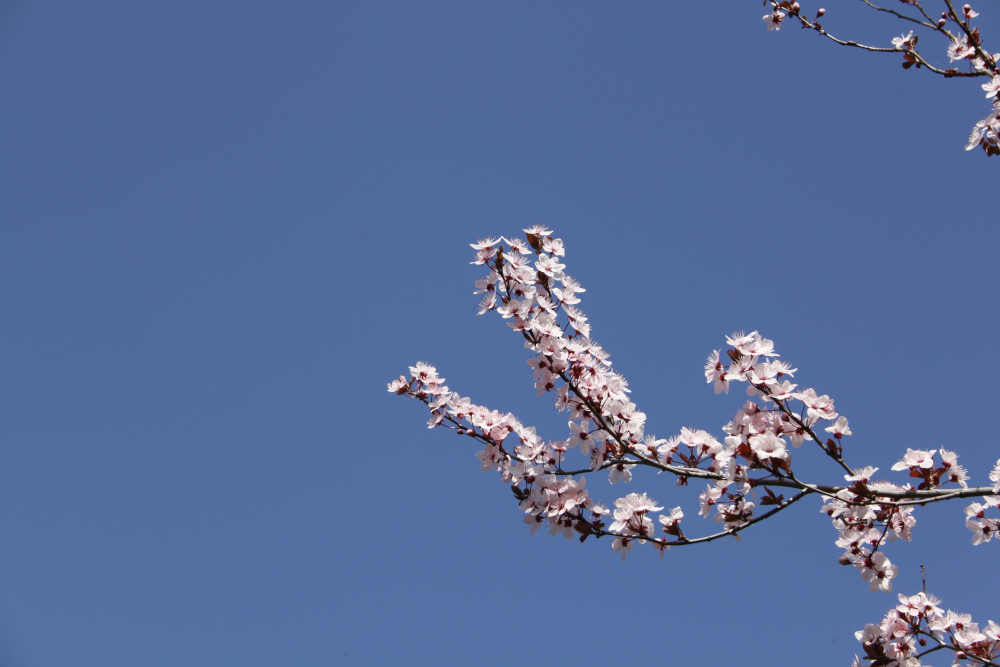
#> input picture TP/imagesTP/CerisierP.jpg, 1000 x 667 px
$ jupyter execute tpimage.ipynb   (older library calls are emulated)
#> lines starting #> are read from the running program, lines starting #| are printed output that depends on the picture; after the words box and inside, x2 and y2 are one past the last pixel; in counts of white or black regions, pixels touching at a corner belong together; long printed decimals are rounded
# 1/ Prise en main rapide (non évaluée)

# Introduction

[cell 1]
import numpy as np
from matplotlib import pyplot as plt
import cv2 as cv

[cell 2]
#Ouvrir une image
img = cv.imread("imagesTP/CerisierP.jpg")
#> img is the input picture: shape (667, 1000, 3); mean B, G, R 154.2, 109.1, 87.7
img = cv.cvtColor(img,cv.COLOR_BGR2RGB)

#Afficher une image
plt.figure()
plt.imshow(img)

[cell 3]
#Afficher les canaux
rouge = img[:,:, 0]
vert = img[:,:, 1]
bleu = img[:,:, 2]
plt.figure()
plt.subplot(2, 2, 1)
plt.imshow(img)
plt.subplot(2, 2, 2)
plt.imshow(rouge, cmap="Reds")
plt.subplot(2, 2, 3)
plt.imshow(vert, cmap="Greens")
plt.subplot(2, 2, 4)
plt.imshow(bleu, cmap="Blues")

[cell 4]
# Transformation en niveau de gris
imgG = cv.cvtColor(img,cv.COLOR_RGB2GRAY)
plt.figure()
plt.imshow(imgG, cmap="gray")

plt.show()

[cell 5]
def histogramme(img):
    # Initialiser un tableau pour stocker les comptes des intensités de pixels
    histogramme = np.zeros(256, dtype=int)

    # Obtenir les dimensions de l'image
    height, width = img.shape
#> height = 667; width = 1000

    # Parcourir chaque pixel de l'image
    for y in range(height):
        for x in range(width):
            # Obtenir la valeur de l'intensité du pixel
            pixel_value = img[y, x]
            # Incrémenter le compteur correspondant dans l'histogramme
            histogramme[pixel_value] += 1
#> after the loop, histogramme = 256 values, max 75973 at index 102, min 0 at index 0, mean 2605.5


    return histogramme

[cell 6]
hist=histogramme(imgG)
#> hist has the same summary as histogramme in histogramme
plt.bar(range(256), hist)
plt.show()
#> figure, not shown here; tallest bar 75973 high, from x = 101.6 to 102.4

[cell 7]
def binarisation(img, seuil):
    # Initialiser une image binaire de la même taille que l'image en niveaux de gris
#> called with seuil = 137
    image_binaire = np.zeros_like(img)

    # Appliquer le seuil pour chaque pixel
    height, width = img.shape
#> height = 667; width = 1000
    for y in range(height):
        for x in range(width):
            if img[y, x] > seuil:
                image_binaire[y, x] = 255  # Pixel blanc
            else:
                image_binaire[y, x] = 0  # Pixel noir
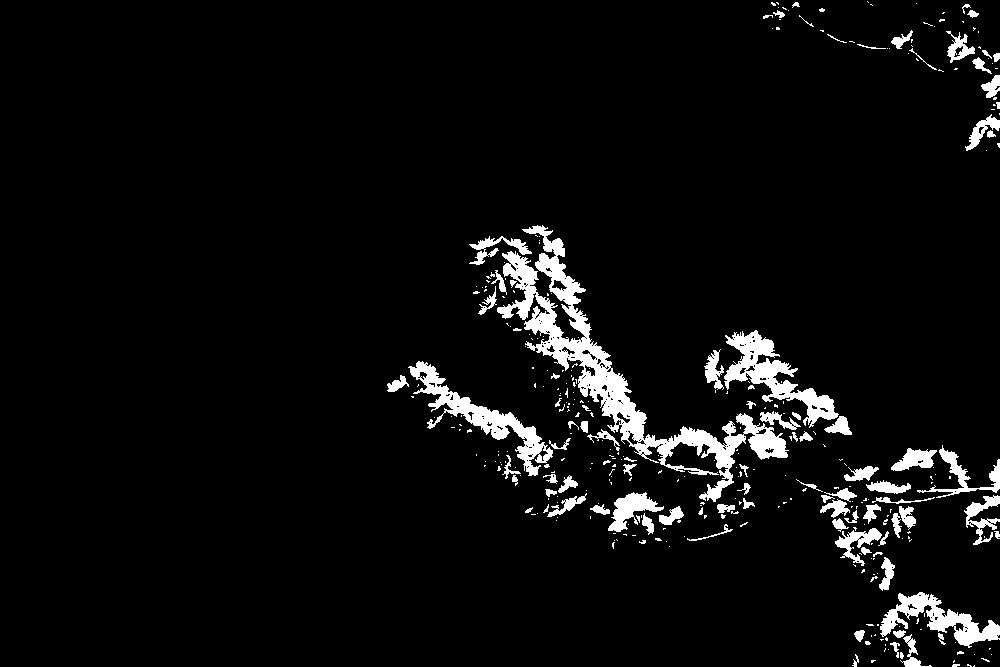
#> image_binaire: shape (667, 1000); 5.2% white; 348 white regions (255 under 20 px), largest, box (x1, y1, x2, y2) and area: (497, 225, 789, 502) 11523, (408, 361, 553, 476) 3286, (724, 330, 839, 428) 3273

    return image_binaire

[cell 8]
image_binarisée=binarisation(imgG, 137)
plt.figure()
plt.imshow(image_binarisée, cmap="gray")
plt.title('Image binarisée avec un seuil de 137')
plt.show()

[cell 9]
def binarisation_automatique(img):
    # Calculer l'histogramme de l'image
    hist = histogramme(img)
#> hist has the same summary as histogramme in histogramme

    total_pixels = np.sum(hist)  # Nombre total de pixels dans l'image
#> total_pixels = 667000

    # Calcul des moments statistiques
    def calculer_moment(hist, n):
#> called with hist = array of shape (256,), n = 0
        total_pixels = np.sum(hist)
#> total_pixels = 667000
        somme_poids = 0
        for i in range(256):
            poids = i**n * np.int64(hist[i]) / total_pixels
            somme_poids += poids
#> this loop made 256 passes
#> (poids, somme_poids) on passes 1 to 3: (0, 0), (0, 0), (0, 0)
#> after the loop, somme_poids = 1
        return somme_poids

    m0 = calculer_moment(hist, 0)
#> m0 = 1
    print("m0",m0)
#| m0 1.000


    m1 = calculer_moment(hist, 1)
#> the loop in calculer_moment (call 2), `for i in range(256):` made 256 passes
#> m1 = 107.8
    print("m1",m1)
#| m1 107.829

    m2 = calculer_moment(hist, 2)
#> m2 = 12188.1
    print("m2",m2)
#| m2 12188.107


    m3 = calculer_moment(hist, 3)
#> m3 = 1468748.7
    print("m3",m3)
#| m3 1468748.742

    # Formulation du système d'équations
    A = np.array([
        [m0, m1],
        [m1, m2]
    ])
#> A = [[1, 107.8], [107.8, 12188.1]]
    B = np.array([-m2, -m3])
#> B = [-12188.1, -1468748.7]

    # Résoudre le système d'équations
    c0, c1 = np.linalg.solve(A, B)
#> c0 = 17508.3; c1 = -275.4
    print("c0",c0)
#| c0 17508.318
    print("c1",c1)
#| c1 -275.404

    # Résolution de l'équation quadratique
    a = 1
    b = c1
#> b = -275.4
    c = c0
#> c = 17508.3
    delta = b**2 - 4*a*c
#> delta = 5813.9
    seuil1 = (-b + np.sqrt(delta)) / (2*a)
#> seuil1 = 175.8
    seuil2 = (-b - np.sqrt(delta)) / (2*a)
#> seuil2 = 99.58
    seuil = (seuil1 + seuil2) / 2
#> seuil = 137.7
    print("seuil",seuil)
#| seuil 137.702


    # Binarisation de l'image
    image_binaire = binarisation(img, seuil)

    return image_binaire

[cell 10]
image_binarisée=binarisation_automatique(imgG)
plt.figure()
plt.imshow(image_binarisée, cmap="gray")
plt.title("Binarisation automatique")
plt.show()

[cell 11]
def histogrammeCumule(hist):
        histCum = np.zeros(256)
        histCum[0] = hist[0]
        for i in range(1, 256):
            histCum[i] = histCum[i-1] + hist[i]
#> after the loop, histCum = 256 values from 0 to 667000
        return histCum

[cell 12]
histCum = histogrammeCumule(hist)
#> histCum = 256 values from 0 to 667000

[cell 13]
plt.figure()
plt.bar(range(256), histCum)
plt.title('Histogramme cumulé de l\'image en niveaux de gris')
plt.show()
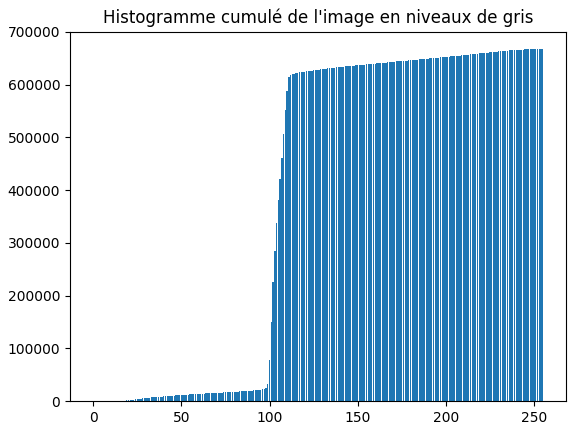
#> figure drawn by matplotlib, 1 panel

[cell 14]
def egalisationHistogramme(img):
        hist = histogramme(img)
#> hist has the same summary as histogramme in histogramme
        histCum = histogrammeCumule(hist)
#> histCum = 256 values from 0 to 667000
        histCum = (histCum - histCum.min()) * 255 / (histCum.max() - histCum.min())
#> histCum = 256 values from 0 to 255
        imgE = histCum[img]
        return imgE

[cell 15]
egalisee = egalisationHistogramme(imgG)

[cell 16]
plt.figure()
plt.imshow(egalisee, cmap="gray")
plt.show()

[cell 17]
def affichage_fonction_repartition(histCum):
    plt.figure()
    plt.plot(range(256), histCum)
    plt.title('Fonction de répartition')
    plt.show()

[cell 18]
def affichage_histogramme_egalise(img):
    hist = histogramme(img)
    histCum = histogrammeCumule(hist)
    histCum = (histCum - histCum.min()) * 255 / (histCum.max() - histCum.min())
    affichage_fonction_repartition(histCum)
    plt.figure()

# Manipulation de l'image de la rue

[cell 19]
#Ouvrir une image
img2 = cv.imread("imagesTP/rue.jpg")
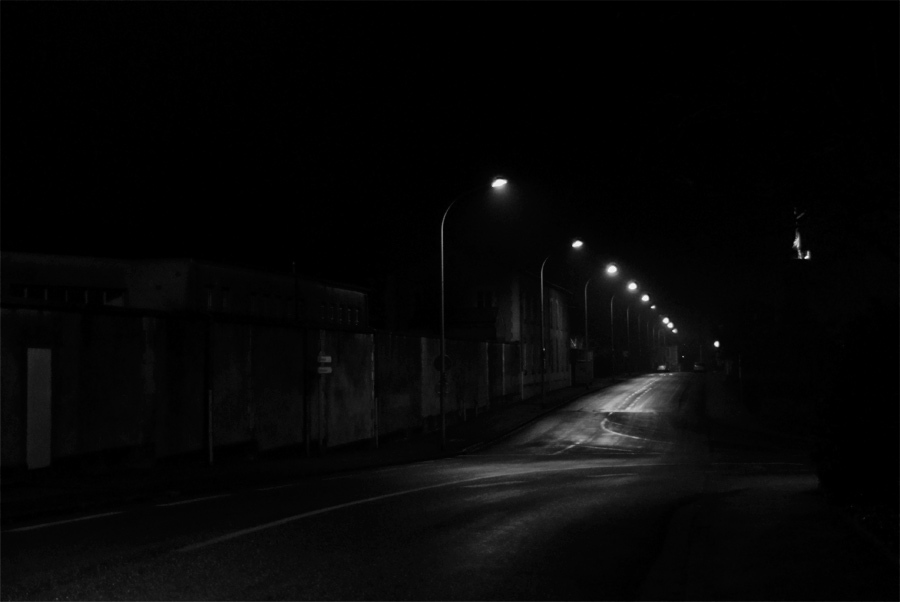
#> input picture TP/imagesTP/rue.jpg, 900 x 602 px
#> img2 is the input picture: shape (602, 900, 3); min 0, max 246, mean 6.9
img2 = cv.cvtColor(img,cv.COLOR_BGR2RGB)

#Afficher une image
plt.figure()
plt.imshow(img)

[cell 20]
# Transformation en niveau de gris
imgG2 = cv.cvtColor(img2,cv.COLOR_RGB2GRAY)
plt.figure()
plt.imshow(imgG, cmap="gray")

plt.show()

[cell 21]
hist2=histogramme(imgG2)
#> hist2 = 256 values, max 58237 at index 116, min 0 at index 0, mean 2605.5
image_binarisée2=binarisation_automatique(imgG2)
#| m0 1.000
#| m1 120.167
#| m2 14949.942
#| m3 1929938.520
#| c0 16505.341
#| c1 -261.763
#| seuil 130.881
#> after the loop in binarisation (call 3), `for y in range(height):`: image_binaire: shape (667, 1000); 5.7% white; 313 white regions (234 under 20 px), largest, box (x1, y1, x2, y2) and area: (469, 224, 801, 515) 13180, (704, 330, 852, 436) 4324, (408, 361, 574, 476) 3578

[cell 22]
plt.figure()
plt.imshow(image_binarisée2, cmap="gray")
plt.title("Binarisation automatique")
plt.show()

[cell 23]
histCum2 = histogrammeCumule(hist2)

[cell 24]
plt.figure()
plt.bar(range(256), histCum2)
plt.title('Histogramme cumulé de l\'image en niveaux de gris')
plt.show()

[cell 25]
egalisee2 = egalisationHistogramme(imgG2)

[cell 26]
plt.figure()
plt.imshow(egalisee2, cmap="gray")
plt.title("Image égalisée")
plt.show()

[cell 27]
affichage_repartion_rue=affichage_fonction_repartition(histCum2)

[cell 28]
affichage_histogramme_egalise_rue=affichage_histogramme_egalise(imgG2)

[cell 29]
import cv2
import numpy as np
from matplotlib import pyplot as plt

[cell 30]
def detect_contours(image):
        # Convertir l'image en niveaux de gris
        gray = cv2.cvtColor(image, cv2.COLOR_BGR2GRAY)

        # Appliquer les filtres de Roberts
        roberts_x = np.array([[1, 0], [0, -1]])
        roberts_y = np.array([[0, 1], [-1, 0]])
        roberts_x_edges = cv2.filter2D(gray, -1, roberts_x)
        roberts_y_edges = cv2.filter2D(gray, -1, roberts_y)
        roberts_edges = np.sqrt(np.square(roberts_x_edges) + np.square(roberts_y_edges))

        # Appliquer les filtres de Prewitt
        prewitt_x = np.array([[-1, 0, 1], [-1, 0, 1], [-1, 0, 1]])
        prewitt_y = np.array([[-1, -1, -1], [0, 0, 0], [1, 1, 1]])
        prewitt_x_edges = cv2.filter2D(gray, -1, prewitt_x)
        prewitt_y_edges = cv2.filter2D(gray, -1, prewitt_y)
        prewitt_edges = np.sqrt(np.square(prewitt_x_edges) + np.square(prewitt_y_edges))

        # Appliquer les filtres de Sobel
        sobel_x = cv2.Sobel(gray, cv2.CV_64F, 1, 0, ksize=3)
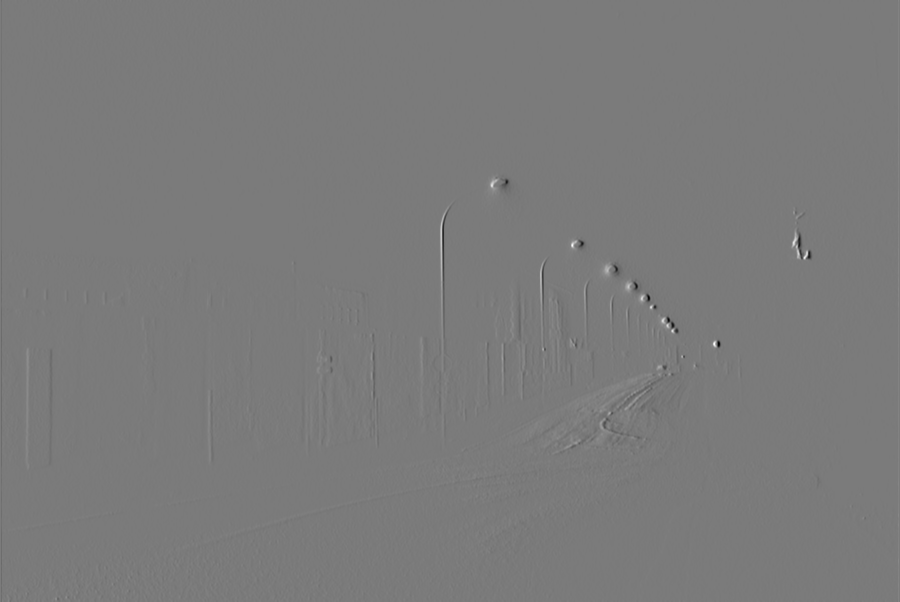
#> sobel_x: shape (602, 900) float64; min -714, max 765, mean 0; drawn with min black and max white
        sobel_y = cv2.Sobel(gray, cv2.CV_64F, 0, 1, ksize=3)
        sobel_edges = np.sqrt(np.square(sobel_x) + np.square(sobel_y))

        # Afficher les résultats
        plt.figure(figsize=(12, 6))
        plt.subplot(2, 2, 1), plt.imshow(roberts_edges, cmap='gray'), plt.title('Roberts Edges')
        plt.subplot(2, 2, 2), plt.imshow(prewitt_edges, cmap='gray'), plt.title('Prewitt Edges')
        plt.subplot(2, 2, 3), plt.imshow(sobel_edges, cmap='gray'), plt.title('Sobel Edges')
        plt.show()

# Charger l'image
image = cv2.imread('imagesTP/rue.jpg')

# Détecter les contours
detect_contours(image)

# 2/ Transformée de Fourier

 - A partir de sa définition proposer une méthodologie réalisant le calcul de la
transformée de Fourier 2D sachant que l’on possède la fonction fft permettant
de calculer une TFD 1D.

Sans vraiment tourner autour du pot, afin de réaliser une transformée de Fourier en 2D à partir de transfromée de Fourier 1D, il nous suffit de la faire sur les deux dimensions que nous avons aà notre disposition.

## a. Harmoniques pures

[cell 31]
import numpy as np
from matplotlib import pyplot as plt
import cv2 as cv
from mpl_toolkits import mplot3d

[cell 32]
def affiche_image(img):
    plt.figure()
    plt.imshow(img,cmap="gray")
    plt.colorbar()

[cell 33]
def  atom(n,m,fx,fy):
#> called with n = 128, m = 128, fx = 0.1, fy = 0
    img=np.zeros((n, m))
    x = np.array(np.arange(0,m))
    y = np.arange(0,n)
    e1 = np.exp(1j*2*np.pi*fx*x)
    e2 = np.exp(1j*2*np.pi*fy*y)
    for i in range(n):
        for j in range(m):
            img[i,j] = np.real(e2[i]*np.conjugate(e1[j]))
    return img

- f1 = 0,1  f2 = 0

[cell 34]
img = atom(128,128,0.1,0)

[cell 35]
affiche_image(img)

Sur l'image ci-dessus, on observe une image avec des rayures noirs.Certes j'ia rentré les informatons afin d'obtenir ce résultat,mais il est impossible dans l'état actuel des choses d'en retirer quoique que ce soit.

[cell 36]
def fourier2d(img,fe):
    [height, width] =img.shape #taille de l'image

    f = np.abs(np.fft.fftshift(np.fft.fft2(img))) #calcul de la transformée de fourier
    n = width/2
    m = height/2

    plt.figure()
    ax = plt.axes(projection='3d') #affichage en 3D
    x = np.arange(-n/width, n/width, float(fe/width)) #création des axes
    y = np.arange(-m/height, m/height, float(fe/height)) #création des axes
    X, Y = np.meshgrid(x, -y) #création de la grille
    print(X.shape) #affichage de la taille de la grille
    ax.plot_surface(X, Y, np.sqrt(f)) #affichage de la surface
    plt.title({"Spectre - 1"})
    plt.xlabel("Fx")
    plt.ylabel("Fy")

    plt.figure()
    plt.imshow(np.log(5*f+1),extent=[-n/width, n/width, -m/height, m/height]) #affichage du spectre
    plt.colorbar()
    plt.xlabel("Fx")
    plt.ylabel("Fy")
    plt.title("Spectre - 2")

[cell 37]
fourier2d(img,1)

Sur les deux figures précèdentes,on peut voir le fait que les piques majeurs observables dans l'afficahage 3D, se retrouvent aussi dans l'affichage 2D à l'aide des deux zones jaunes.
On peut aussi voir que l'échelle d'amplitude n'est plus la même, passant de [0-80] à [0-10]

- f1 = 0  f2 = 0,1

[cell 38]
img2 = atom(128,128,0,0.1)

[cell 39]
affiche_image(img2)

[cell 40]
fourier2d(img2,1)

Cette fois ci, nous avons inversé les raies de l'image, ainsi que l'orientation spatiale des spectres.
De plus,on peut observer que les piques sont situés à f2 et -f2.

- f1 = 0,3  f2 = 0,3

[cell 41]
img3 = atom(128,128,0.3,0.3)
affiche_image(img3)

[cell 42]
fourier2d(img3,1)

En mettant de côté l'aspect graphique du résultat, on peut remarquer que la crétion des piques aux fréquences mises en paramètres, ainsi que leurs complémentaires se valide.
Néanmoins,dans celui-ci, alors que je pensais que nous allons avoir quatres points remarquables,on n'en a finalement que deux, en (-0,3;-0,3) et (0,3;0,3).
On peut conjecturer que seuls les valeurs mises en paramètres et l'inverse direct possèdent des piques reconnaissables,et non toutes les combinaisons.

- f1 = -0,3  f2 = 0,1

[cell 43]
img4 = atom(128,128,-0.3,0.1)

[cell 44]
fourier2d(img4,1)

La conjecture émise à l'image précèdente se vérifie râce à celle-ci.
Cependant, les courbes qui s'étaient crées sur l'image juste avant ne se retrouvant plus ici.

## b. Contour

[cell 45]
horizontal = cv.imread("imagesTP/horizontal.png", cv.IMREAD_GRAYSCALE)
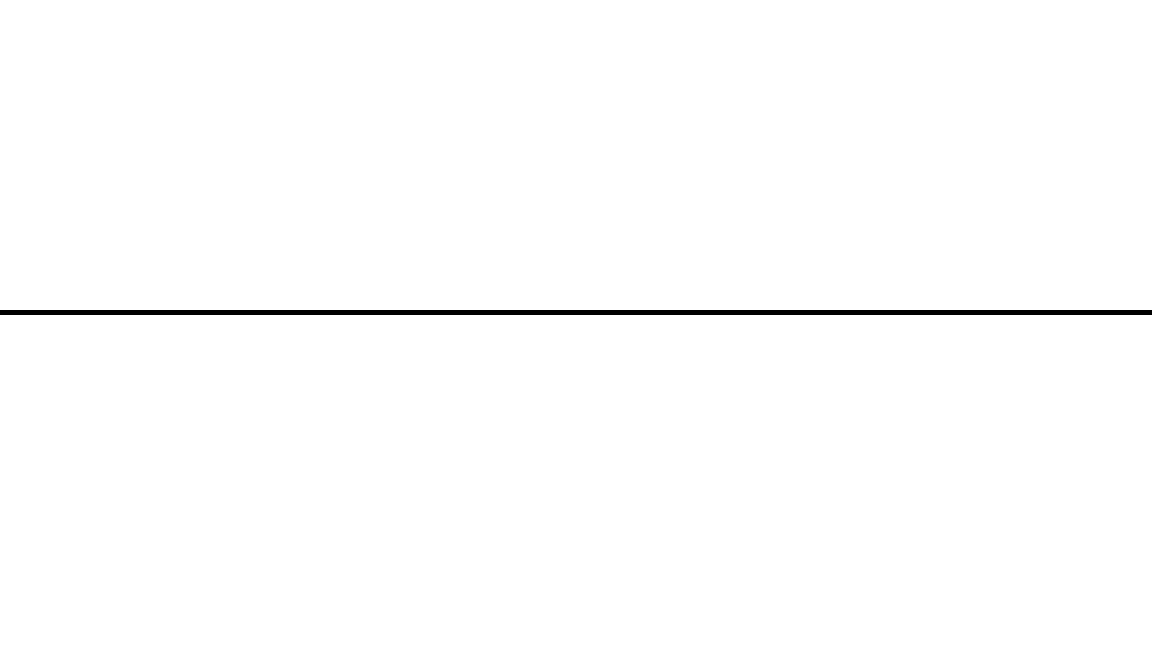
#> input picture TP/imagesTP/horizontal.png, 1152 x 648 px
#> horizontal: shape (648, 1152); 99.2% white; 1 black region, box (x1, y1, x2, y2) and area: (0, 310, 1152, 315) 5760
vertical = cv.imread("imagesTP/vertical.png", cv.IMREAD_GRAYSCALE)
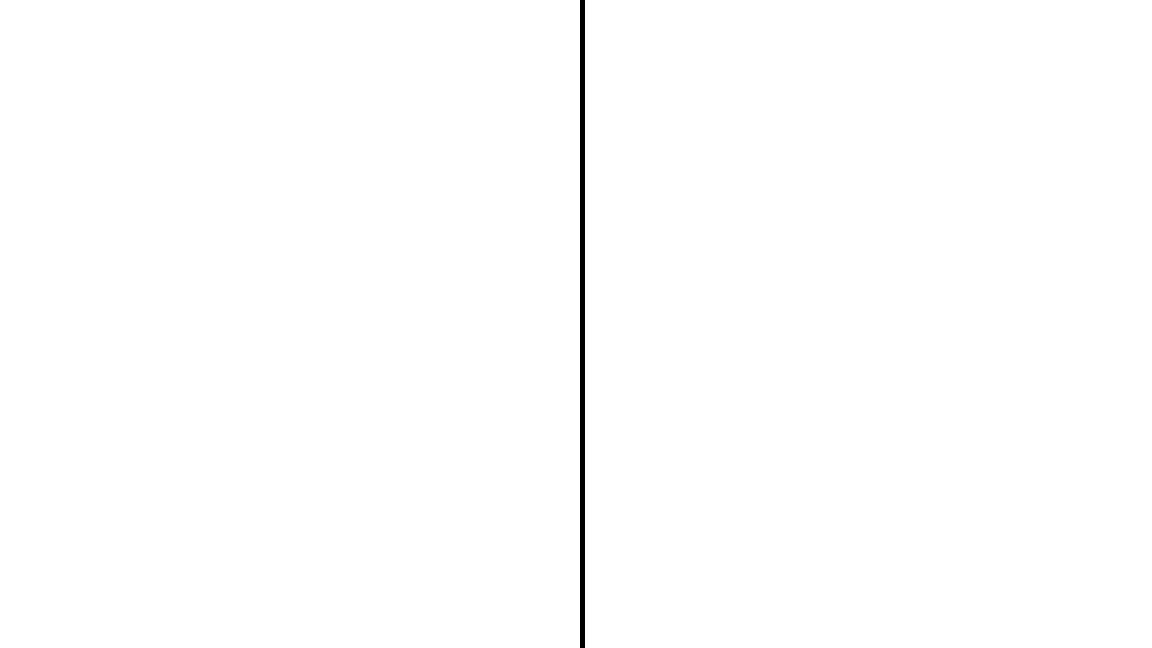
#> input picture TP/imagesTP/vertical.png, 1152 x 648 px
#> vertical: shape (648, 1152); 99.6% white; 1 black region, box (x1, y1, x2, y2) and area: (580, 0, 585, 648) 3240
oblique = cv.imread("imagesTP/oblique.png", cv.IMREAD_GRAYSCALE)
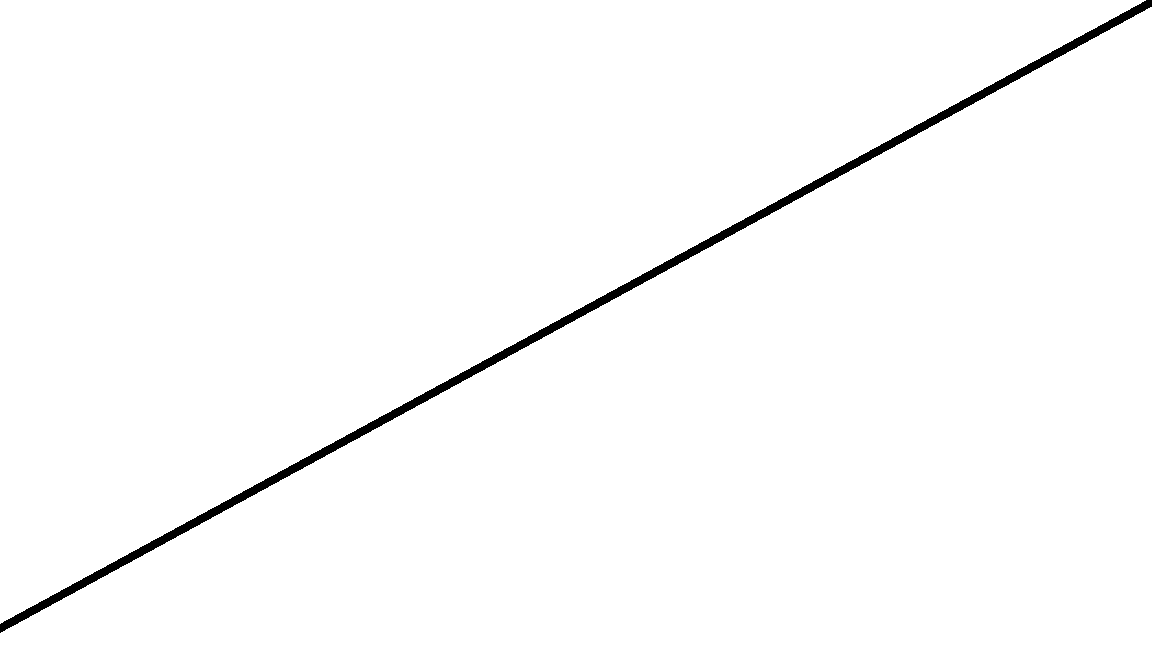
#> input picture TP/imagesTP/oblique.png, 1152 x 648 px
#> oblique: shape (648, 1152); 98.6% white; 1 black region, box (x1, y1, x2, y2) and area: (0, 0, 1152, 633) 10520

[cell 46]
affiche_image(horizontal)
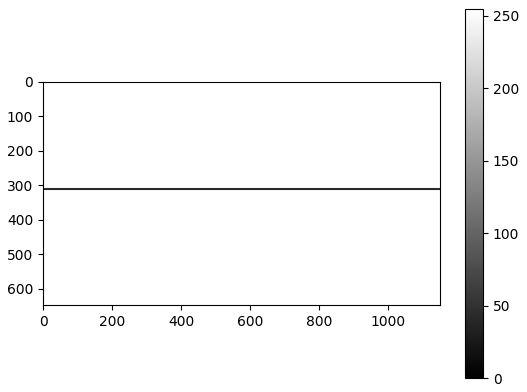
#> figure drawn by matplotlib, 2 panels

[cell 47]
fourier2d(horizontal,1)
#| (648, 1152)

[cell 48]
affiche_image(vertical)

[cell 49]
fourier2d(vertical,1)
#| (648, 1152)

[cell 50]
affiche_image(oblique)

[cell 51]
fourier2d(oblique,1)
#| (648, 1152)
